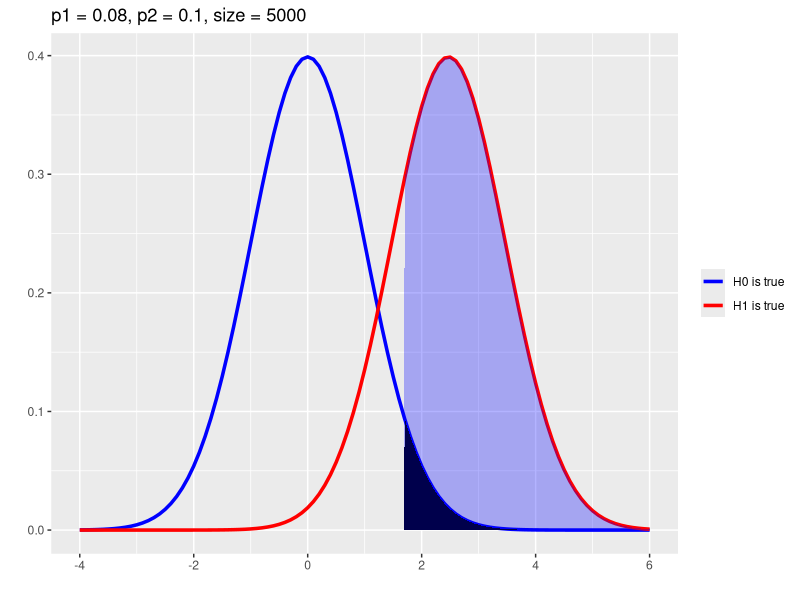
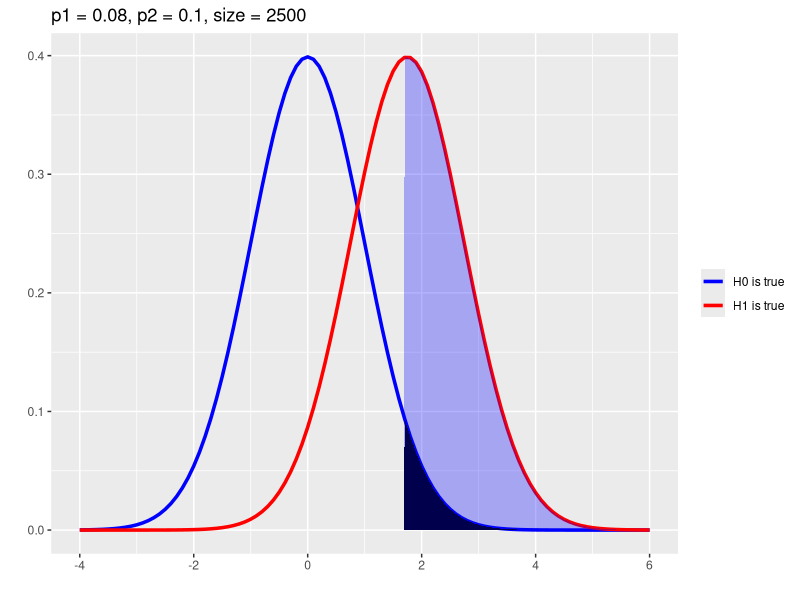
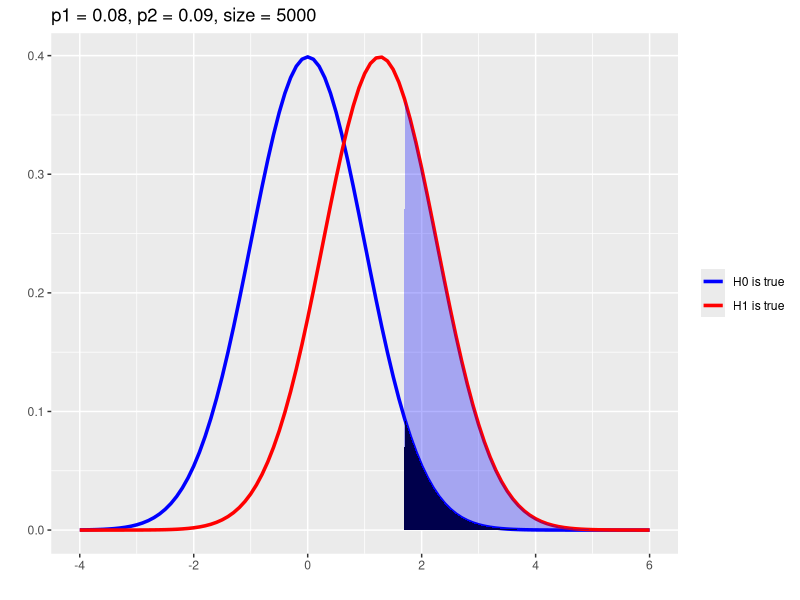
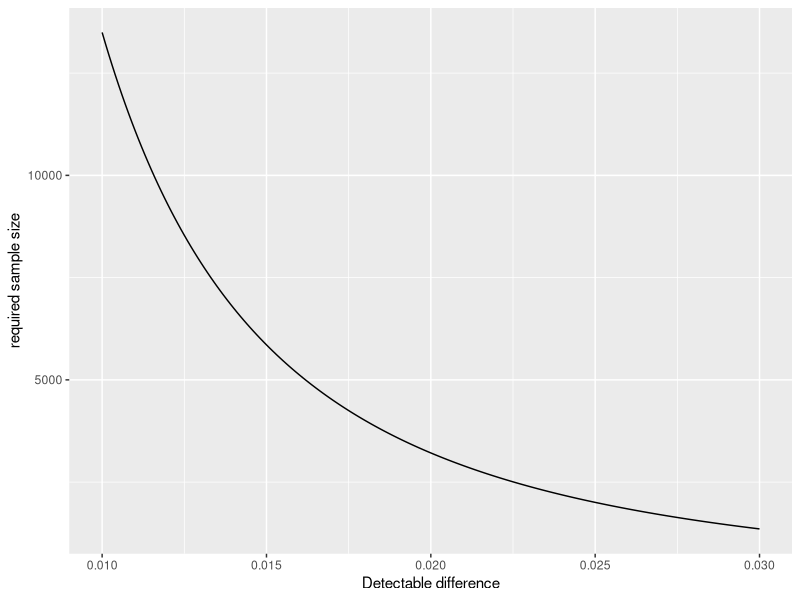
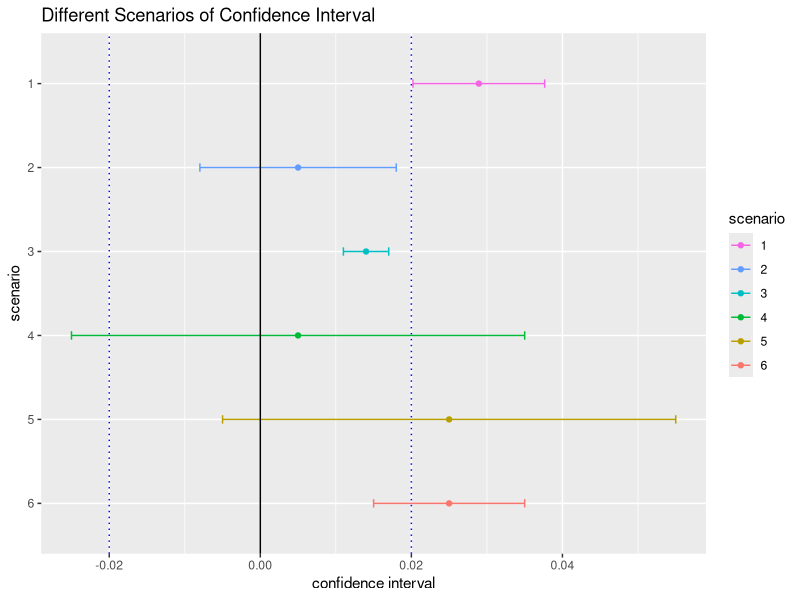

These charts were generated, in order, by the following R code:
## ---- chunk 1
library(scales)
library(ggplot2)
library(data.table)

PlotPower <- function( size, min_diff ){
	
	size_a <- size_b <- size * 0.5 # size are assumed to be equal
	p_a <- 0.08 # baseline
	p_b <- p_a + min_diff
	count_a  <- size_a * p_a
	count_b  <- size_b * p_b
	p_pooled <- ( count_a  + count_b ) / ( size_a + size_b )
	Z <- ( p_b - p_a ) / sqrt( p_pooled * ( 1 - p_pooled ) * ( 1 / size_a + 1 / size_b ) )

	# Z corresponds to the mean of the normal distribution
	mean1 <- 0
	mean2 <- Z

	x <- seq( -4, 6, 0.1 ) # use for generating the x axis of the normal distribution
	data <- data.frame( x = x, y1 = dnorm( x, mean1, 1 ), y2 = dnorm( x, mean2, 1 ) )

	plot <- ggplot( data, aes( x = x ) ) +
			geom_line( aes( y = y1, colour = 'H0 is true' ), size = 1.2 ) +
			geom_line( aes( y = y2, colour = 'H1 is true' ), size = 1.2 ) +
			geom_area( aes( y = y1, x = ifelse( x > 1.65, x, NA ) ), fill = 'black' ) +
			geom_area( aes( y = y2, x = ifelse( x > 1.65, x, NA ) ), fill = 'blue', alpha = 0.3 ) +
			labs( x = '', y = '', title = sprintf( 'p1 = %s, p2 = %s, size = %d', p_a, p_b, size ) ) + 
			theme( legend.title = element_blank() ) +
			scale_colour_manual( breaks = c( "H0 is true", "H1 is true" ), 
								 values = c( "blue", "red" ) )
	return(plot)
}
## ---- chunk 2

PlotPower( size = 5000, min_diff = 0.02 )

## ---- chunk 3

# smaller N
PlotPower( size = 2500, min_diff = 0.02 )

# smaller probability difference
PlotPower( size = 5000, min_diff = 0.01 )

## ---- chunk 4

baseline  <- 0.1  # baseline conversion rate 
delta 	  <- 0.02 # minimum detectable boundary (practical significance boundary)
power 	  <- 0.8  # sensitivity 
sig_level <- 0.05 # specificity 

result <- power.prop.test( p1 = baseline, p2 = baseline - delta, 
				 		   power = power, sig.level = sig_level,
				 		   alternative = "two.sided" )
round(result$n)

## ---- chunk 5

baseline  <- 0.1
power 	  <- 0.8
sig_level <- 0.05

# calculate the the required sample size for reaching the 
# range detectable difference (dd)
dd <- seq( from = 0.01, to = 0.03, by = 0.0001 )
result <- matrix( nrow = length(dd), ncol = 2 )
result[ , 1 ] <- dd
for( i in 1:length(dd) ){
	result[ i, 2 ] <- power.prop.test( p1 = baseline, p2 = baseline - dd[i], 
									   power = power, sig.level = sig_level,
									   alternative = "two.sided" )$n
}

result <- data.table(result)
setnames( result, c( 'dd', 'n' ) )

ggplot(data = result, aes( x = dd, y = n ) ) +
geom_line() + ylab("required sample size") + xlab("Detectable difference") + 
scale_x_continuous( labels = comma )

## ---- chunk 6

# parameters
baseline  <- 0.1
delta 	  <- 0.02
power 	  <- 0.8
sig_level <- 0.05

result <- power.prop.test( p1 = baseline, p2 = baseline + delta, 
				 		   power = power, sig.level = sig_level,
				 		   alternative = "two.sided" )
result

## ---- chunk 7

# parameters 
count_control 	 <- 974
sizes_control 	 <- 10072
count_experiment <- 1242
sizes_experiment <- 9886

ABTest <- function( count_control = count_control, 
					sizes_control = sizes_control,
					count_experiment = count_experiment, 
					sizes_experiment = sizes_experiment )
{
	# probability of each group 
	p_control <- count_control / sizes_control
	p_experiment <- count_experiment / sizes_experiment

	# p: pooled probability
	# std_error: pooled standard deviation (error) 
	p <- ( count_control + count_experiment ) / ( sizes_experiment + sizes_control )
	std_error <- sqrt( p * ( 1 - p ) * ( 1 / sizes_control + 1 / sizes_experiment ) )

	# 95 percent confidence interval's z score = 1.96, equivalent to qnorm(0.975)
	difference <- p_experiment - p_control
	confidence <- difference + c( -1, 1 ) * qnorm(0.975) * std_error

	return( data.frame( lower = confidence[1], 
						mean  = difference,
						upper = confidence[2] ) )
}

confidence <- ABTest( count_control = count_control, 
					  sizes_control = sizes_control,
					  count_experiment = count_experiment, 
					  sizes_experiment = sizes_experiment )
confidence

## ---- chunk 8

# fixed artifical plot
# using delta = 0.02 as the minimum detectable boundary 
library(ggplot2)

scenario <- as.character(2:6)
lower <- c( -0.008, 0.011, -0.025, -0.005, 0.015 )
mean  <- c( 0.005, 0.014, 0.005, 0.025, 0.025 )
upper <- c( 0.018, 0.017, 0.035, 0.055, 0.035 )

examples <- data.frame( scenario, lower, mean, upper )
examples <- rbind( cbind( scenario = "1", confidence ), examples )
examples$scenario <- factor( examples$scenario, levels = as.character(6:1) )

ggplot( examples, aes( mean, scenario, color = scenario ) ) + 
geom_point() + 
geom_errorbarh( aes( xmin = lower, xmax = upper ), height = 0.1 ) + 
geom_vline( xintercept = 0, color = "black" ) + 
geom_vline( xintercept = delta, color = "blue", linetype = "dotted" ) + 
geom_vline( xintercept = -delta, color = "blue", linetype = "dotted" ) +
scale_color_discrete( breaks = as.character(1:6) ) +  
labs( title = "Different Scenarios of Confidence Interval",
	  x = "confidence interval" ) 

## ---- chunk 9

group1 <- 64454
group2 <- 61818
SanityCheck <- function( group1, group2 )
{
	# 95 percent confidence interval = qnorm(0.95 + (1-0.95) / 2 )
	n <- group1 + group2
	confidence <- n * 0.5 + c( -1, 1 ) * qnorm(0.975) * sqrt( n * 0.5 * 0.5 ) 
	return(confidence)
}
( sanity <- SanityCheck( group1, group2 ) )

## ---- chunk 10

sessionInfo()

